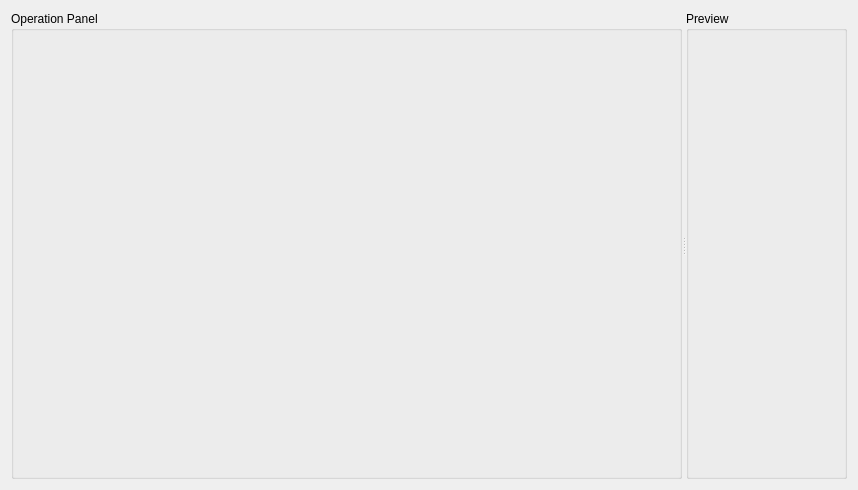
<?xml version="1.0" encoding="UTF-8"?>
<ui version="4.0">
 <class>PipelineWindow</class>
 <widget class="QWidget" name="PipelineWindow">
  <property name="geometry">
   <rect>
    <x>0</x>
    <y>0</y>
    <width>858</width>
    <height>490</height>
   </rect>
  </property>
  <property name="windowTitle">
   <string>Form</string>
  </property>
  <layout class="QGridLayout" name="gridLayout">
   <item row="0" column="0">
    <widget class="QSplitter" name="splitter">
     <property name="orientation">
      <enum>Qt::Horizontal</enum>
     </property>
     <widget class="QGroupBox" name="groupBox">
      <property name="title">
       <string>Operation Panel</string>
      </property>
     </widget>
     <widget class="QGroupBox" name="groupBox_2">
      <property name="title">
       <string>Preview</string>
      </property>
      <layout class="QGridLayout" name="gridLayout_2">
       <item row="0" column="0">
        <layout class="QVBoxLayout" name="previewLayout"/>
       </item>
      </layout>
     </widget>
    </widget>
   </item>
  </layout>
 </widget>
 <resources/>
 <connections/>
</ui>
